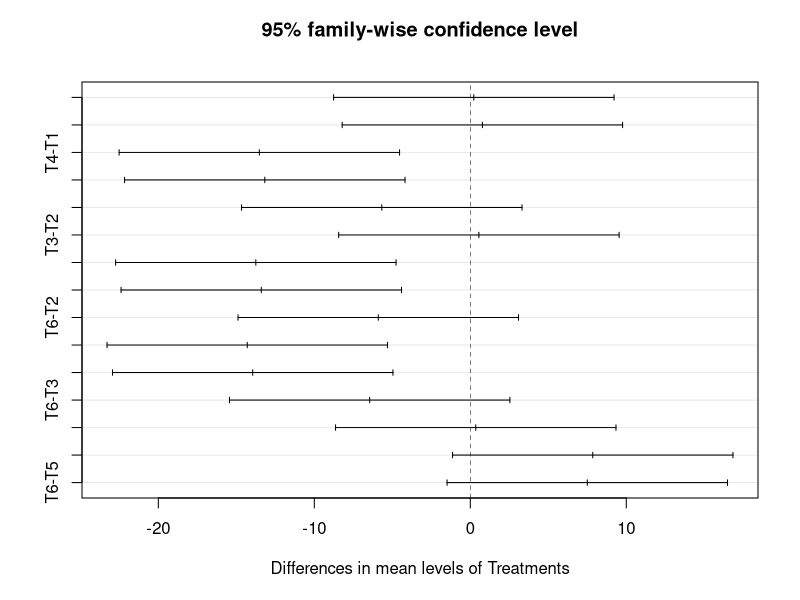

Write R code to recreate this figure.
# Consider the results given in the following table for an experiment involving six treatments in 
# four randomised blocks. The treatments are indicated by numbers within parantheses
# Data is directly oput in 
#Test wheter the treatments differ signigicantly. Also
# 1. Detemine the cfritival difference between the means of any two treatmnents, and 
# 2. Obtain the efficiency of this design relative to its layout as CRD

# Data
#  T-1  T-2  T-3  T-4  T-5  T-6
# 24.7 20.6 27.7 16.2 16.2 24.9 Block 1
# 27.3 28.8 22.7 15.0 17.0 22.5 Block 2
# 38.5 39.5 36.8 19.6 15.4 26.3 Block 3
# 28.5 31.0 34.9 14.1 17.7 22.6 Block 4


# Solution
data = c(24.7, 20.6, 27.7, 16.2, 16.2, 24.9, 27.3, 28.8, 22.7, 15.0, 17.0, 22.5, 38.5, 39.5, 36.8, 19.6, 15.4, 26.3, 28.5, 31.0, 34.9, 14.1, 17.7, 22.6);data
#data = scan()
Block = factor(c(rep("Block 1",6),rep("Block 2",6),rep("Block 3",6),rep("Block 4",6)));Block
Treatments = factor(c(rep(c("T1","T2","T3","T4","T5","T6"), times = 4)));Treatments
pw = data.frame(data,Block,Treatments)
pw
summary(pw)
pw.aov = aov(data~Block+Treatments, data = pw);pw.aov
summary(pw.aov)
TukeyHSD(pw.aov, which = "Treatments" )
plot(TukeyHSD(pw.aov,conf.level = .95, which = "Treatments"))

# Efficiency of RBD over CRD
# E = r(t-1)*Se^2 + (r-1)*sb^2/(rt-1)*se^2
E = ((6*3*15.31)+(5*73.14))/(23*15.31);E


